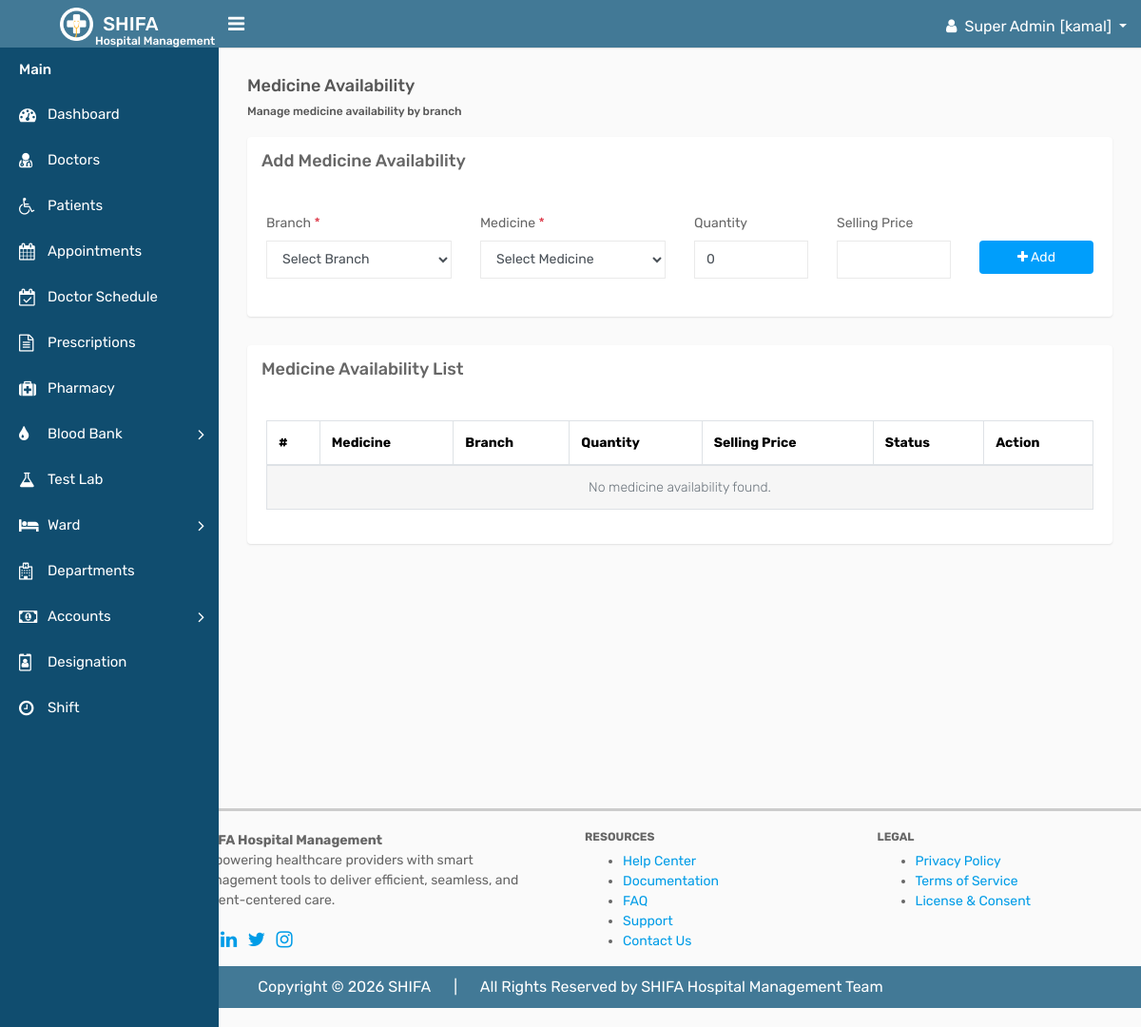
Page /pharmacy/medicine_availability.php (signed in) on the earlier database version.
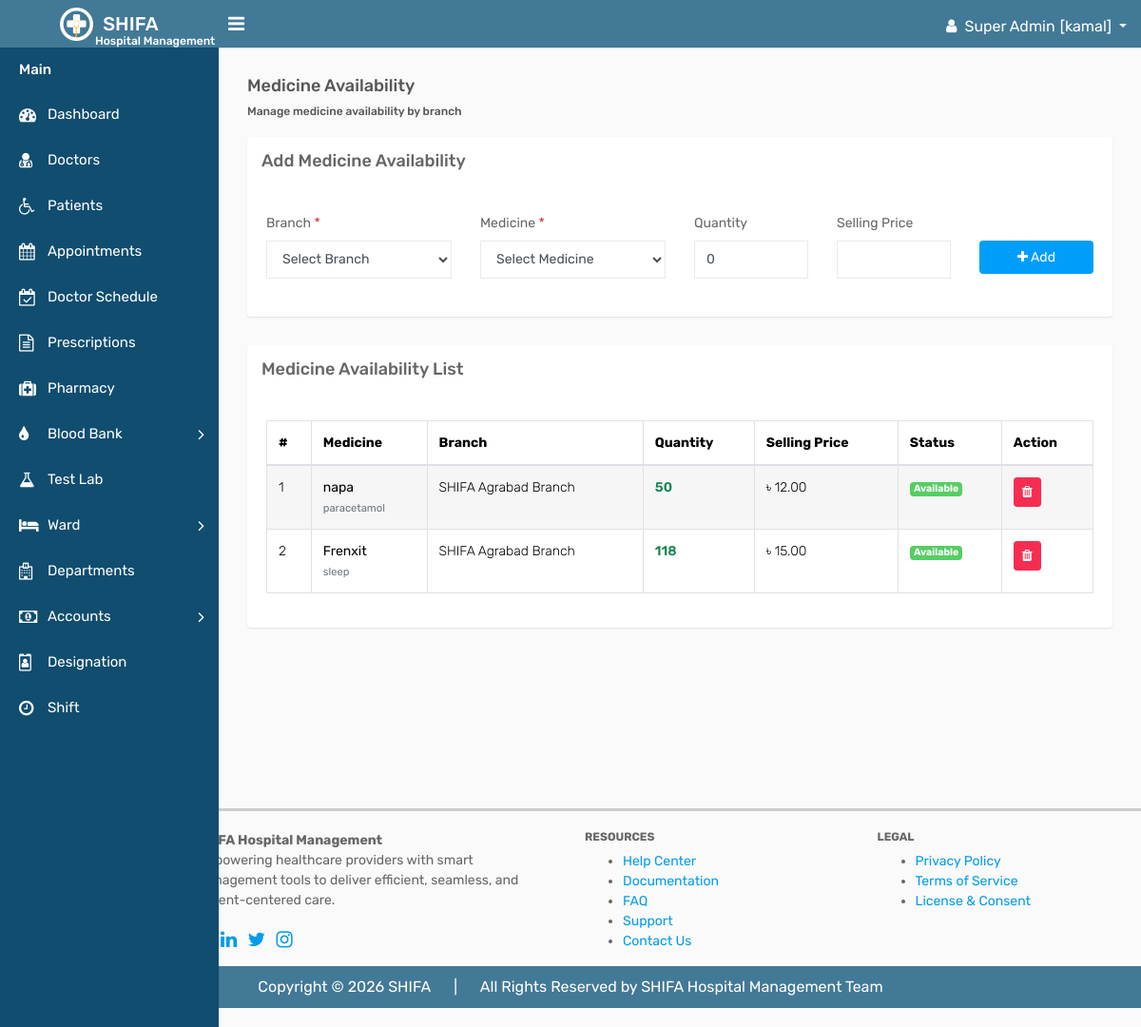
Same page on the later database version.
### tables this page shows
CREATE TABLE `branch_medicines` (
  `branch_medicine_id` int(11) NOT NULL,
  `branch_id` int(11) NOT NULL,
  `medicine_id` int(11) NOT NULL,
  `quantity` int(11) DEFAULT 0,
  `selling_price` decimal(10,2) DEFAULT NULL,
  `deleted_at` datetime DEFAULT NULL
);

CREATE TABLE `medicines` (
  `medicine_id` int(11) NOT NULL,
  `medicine_name` varchar(150) NOT NULL,
  `generic_name` varchar(150) DEFAULT NULL,
  `category` varchar(100) DEFAULT NULL,
  `dosage_form` varchar(50) DEFAULT NULL,
  `strength` varchar(50) DEFAULT NULL,
  `unit` varchar(30) DEFAULT NULL,
  `description` text DEFAULT NULL,
  `manufacturer` varchar(150) DEFAULT NULL,
  `unit_price` decimal(10,2) NOT NULL,
  `reorder_level` int(11) DEFAULT 10,
  `expiry_date` date DEFAULT NULL,
  `status` enum('Active','Inactive') DEFAULT 'Active',
  `deleted_at` datetime DEFAULT NULL,
  `created_at` timestamp NOT NULL DEFAULT current_timestamp()
);

CREATE TABLE `pharmacy_branches` (
  `branch_id` int(11) NOT NULL,
  `branch_name` varchar(100) NOT NULL,
  `branch_code` varchar(50) DEFAULT NULL,
  `location` varchar(255) DEFAULT NULL,
  `phone` varchar(20) DEFAULT NULL,
  `status` enum('Active','Inactive') DEFAULT 'Active',
  `deleted_at` datetime DEFAULT NULL,
  `created_at` timestamp NOT NULL DEFAULT current_timestamp()
);

### crud/crud_class.php (called while the page is built, shortened)
<?php
class crud_class{
    private $host = "localhost";
    private $username = "root";
    private $password = "";
    private $database = "shifa";
    public $conn;
    public function __construct(){
        $this->conn = new mysqli($this->host, $this->username, $this->password, $this->database);
    }
    public function common_query($sql){
        $result=[
            "status"=>false,
            "data"=>[],
            "message"=>""
        ];
        $rs = $this->conn->query($sql);
        if($rs->num_rows > 0){
            $result["status"] = true;
            $result["message"] = "Records found";
            while($row = $rs->fetch_object()){
                $result["data"][] = $row;
            }
            return $result;
        } else {
            $result["message"] = "No records found";
            return $result;
        }
    }
}

### pharmacy/medicine_availability.php (the view, shortened to what the changed rows need)
<?php
require_once "../component/header.php";
require_once "../component/sidebar.php";
require_once "../crud/crud_class.php";
$crud = new crud_class();
$availability_sql = "
    SELECT
        bm.branch_medicine_id,
        bm.branch_id,
        bm.medicine_id,
        bm.quantity,
        bm.selling_price,
        pb.branch_name,
        m.medicine_name,
        m.generic_name
    FROM branch_medicines bm
    INNER JOIN pharmacy_branches pb
        ON bm.branch_id =
           pb.branch_id
    INNER JOIN medicines m
        ON bm.medicine_id =
           m.medicine_id
    WHERE pb.deleted_at IS NULL
    AND m.deleted_at IS NULL
    ORDER BY
        bm.branch_medicine_id DESC
";
$availability =
    $crud->common_query(
        $availability_sql
    );
?>
<div class="page-wrapper availability-page">
    <div class="content">
        <div class="card">
            <div class="card-body">
                <div class="table-responsive">
                    <table
                        class="table table-bordered table-striped"
                    >
                        <thead>
                            <tr>
                                <th>
                                    #
                                </th>
                                <th>
                                    Medicine
                                </th>
                                <th>
                                    Branch
                                </th>
                                <th>
                                    Quantity
                                </th>
                                <th>
                                    Selling Price
                                </th>
                                <th>
                                    Status
                                </th>
                                <th>
                                    Action
                                </th>
                            </tr>
                        </thead>
                        <tbody>
                            <?php
                            $counter = 1;
                            if (
                                isset(
                                    $availability['status']
                                )
                                &&
                                $availability['status']
                                === true
                            ) {
                                foreach (
                                    $availability['data']
                                    as $row
                                ) {
                            ?>
                                <tr>
                                    <td>
                                        <?php
                                        echo $counter++;
                                        ?>
                                    </td>
                                    <td>
                                        <strong>
                                            <?php
                                            echo htmlspecialchars(
                                                $row
                                                ->medicine_name
                                            );
                                            ?>
                                        </strong>
                                        <?php
                                        if (
                                            !empty(
                                                $row
                                                ->generic_name
                                            )
                                        ) {
                                        ?>
                                            <br>
                                            <small
                                                class="text-muted"
                                            >
                                                <?php
                                                echo htmlspecialchars(
                                                    $row
                                                    ->generic_name
                                                );
                                                ?>
                                            </small>
                                        <?php
                                        }
                                        ?>
                                    </td>
                                    <td>
                                        <?php
                                        echo htmlspecialchars(
                                            $row
                                            ->branch_name
                                        );
                                        ?>
                                    </td>
                                    <td>
                                        <?php
                                        if (
                                            (int)
                                            $row->quantity
                                            <= 10
                                        ) {
                                        ?>
                                            <span
                                                class="stock-low"
                                            >
                                                <?php
                                                echo (int)
                                                    $row->quantity;
                                                ?>
                                            </span>
                                        <?php
                                        } else {
                                        ?>
                                            <span
                                                class="stock-good"
                                            >
                                                <?php
                                                echo (int)
                                                    $row->quantity;
                                                ?>
                                            </span>
                                        <?php
                                        }
                                        ?>
                                    </td>
                                    <td>
                                        ৳
                                        <?php
                                        echo number_format(
                                            $row
                                                ->selling_price,
                                            2
                                        );
                                        ?>
                                    </td>
                                    <td>
                                        <?php
                                        if (
                                            (int)
                                            $row->quantity
                                            > 0
                                        ) {
                                        ?>
                                            <span
                                                class="badge badge-success"
                                            >
                                                Available
                                            </span>
                                        <?php
                                        }
                                        ?>
                                    </td>
                                    <td>
                                        <a
                                            href="medicine_availability.php?delete=<?php
                                            echo (int)
                                                $row
                                                ->branch_medicine_id;
                                            ?>"
                                            class="btn btn-danger btn-sm"
                                            onclick="return confirm('Are you sure you want to remove this medicine from this branch?');"
                                        >
                                            <i
                                                class="fa fa-trash"
                                            ></i>
                                        </a>
                                    </td>
                                </tr>
                            <?php
                                }
                            } else {
                            ?>
                                <tr>
                                    <td
                                        colspan="7"
                                        class="text-center text-muted"
                                    >
                                        No medicine availability found.
                                    </td>
                                </tr>
                            <?php
                            }
                            ?>
                        </tbody>
                    </table>
                </div>
            </div>
        </div>
    </div>
</div>
<?php
require_once "../component/footer.php";
?>

Differences in the rows shown:
added branch_medicines: medicine.medicine_name "napa", medicine.generic_name "paracetamol", branch.branch_name "SHIFA Agrabad Branch", quantity "50", selling_price "12.00", shows "Available"
added branch_medicines: medicine.medicine_name "Frenxit", medicine.generic_name "sleep", branch.branch_name "SHIFA Agrabad Branch", quantity "118", selling_price "15.00", shows "Available"
Other differences:
text no longer shown: "No medicine availability found."
